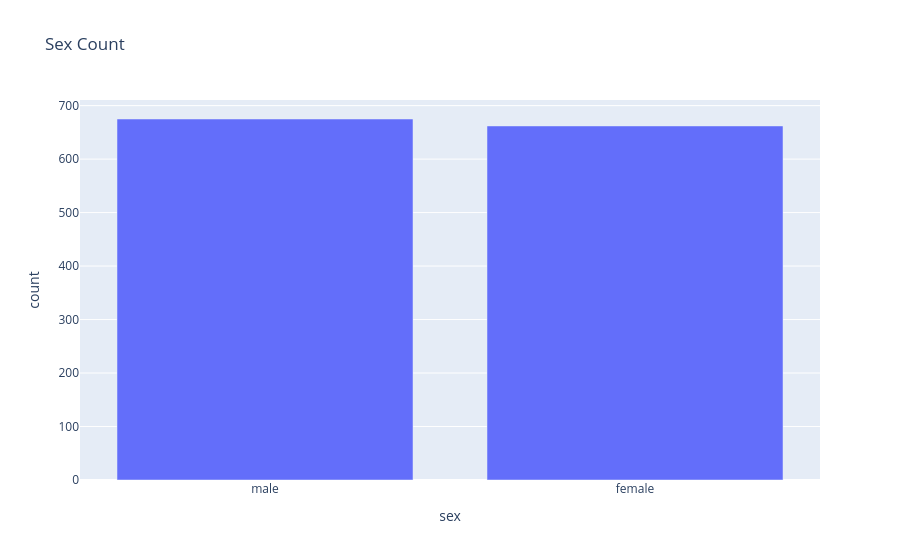

Here is the notebook cell this chart was saved with:
### Code cell
px.bar(df['sex'].value_counts().reset_index(), x='sex', y='count', title="Sex Count")

### Figure 1 — Plotly figure (JSON) as saved in the notebook; plotly's stock layout.template omitted (floating-point values rounded to 4 significant figures)
{"data": [{"alignmentgroup": "True", "hovertemplate": "sex=%{x}<br>count=%{y}<extra></extra>", "legendgroup": "", "marker": {"color": "#636efa", "pattern": {"shape": ""}}, "name": "", "offsetgroup": "", "orientation": "v", "showlegend": false, "textposition": "auto", "type": "bar", "x": ["male", "female"], "xaxis": "x", "y": [675, 662], "yaxis": "y"}], "layout": {"barmode": "relative", "legend": {"tracegroupgap": 0}, "title": {"text": "Sex Count"}, "xaxis": {"anchor": "y", "domain": [0, 1], "title": {"text": "sex"}}, "yaxis": {"anchor": "x", "domain": [0, 1], "title": {"text": "count"}}}}
